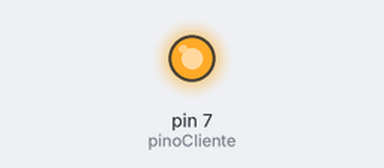
Recording of a sketch running on a simulated Arduino Uno, built with avr-gcc and run on an emulated ATmega328P. Parts: output pins drawn as LEDs (lit = HIGH). What the sketch prints to the serial monitor is not drawn.

Above: at 0.1 s.
Timing chart, 0 to 1.6 s (numbered marks = the images above):
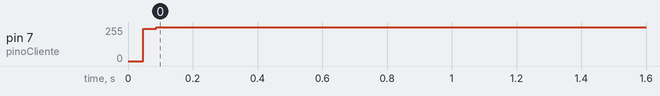

The sketch:

Transmissor.ino
```cpp
int pinoCliente = 7; // número do pino usado pelo Arduino para enviar dados
char mensagem = 'G'; // letra 'A' em hexadecimal
int mensagemBinaria = int(mensagem); // letra 'A' convertida de hexadecimal para binário
float baudrate = 9600; // 9600 bits por segundo

void setup() {
  pinMode(pinoCliente, OUTPUT); // define o pino digital como saída, já que o cliente está enviando para o servidor
  Serial.begin(baudrate); // inicia a porta serial, configurando a taxa de envio de dados para 9600 bits por segundo
  digitalWrite(pinoCliente, HIGH); // comece com o pino em nível alto (1)
}

float aguardarTempo(float tempoDeEspera = 1, float baudrate = 9600, float T0 = 0){
  double clock = 1 / (16 * pow(10, 6)); // tempo de 1 clock (T = 1/frequência), onde a frequência = 16MHz
  double T = 1 / baudrate; // tempo entre cada clock, em segundos
  int numeroDeClocks = floor(T / clock) + 1; // número de clocks a esperar, arredondado para o inteiro mais próximo
  for (int i = 0; i < int(numeroDeClocks * tempoDeEspera); i++){ asm("NOP"); } // aguarde o tempo especificado
}

void loop() {
  int quantidadeDe1s = 0; // contador para a quantidade de 1s na mensagem

  digitalWrite(pinoCliente, 0); // envie o bit de início
  aguardarTempo(); // sempre chamado após o envio de um bit

  for (int i = 0; i < 8; i++){ // envie os 8 bits (1 byte) da mensagem
    int bitAtual = 1 & (mensagemBinaria >> i); // obtenha o bit atual da mensagem, começando pelo bit menos significativo
    digitalWrite(pinoCliente, bitAtual); // envie o bit atual
    if (bitAtual == 1){ quantidadeDe1s++; } // conte a quantidade de 1s na mensagem
    aguardarTempo(); // sempre chamado após o envio de um bit
  }

  int bitDeParidade = quantidadeDe1s % 2; // se o resto for igual a 0, então é par, senão é ímpar
  digitalWrite(pinoCliente, bitDeParidade); // envie o bit de paridade
  aguardarTempo(); // sempre chamado após o envio de um bit

  digitalWrite(pinoCliente, 1); // envie o bit de parada
  aguardarTempo(); // sempre chamado após o envio de um bit

  Serial.print("Dados enviados: ");
  Serial.println(mensagem); // imprime a mensagem enviada (em hexadecimal)

  for (int i = 0; i < 2084; i++){ // envie
    aguardarTempo();
  }

}
```

Measured:
- by itself, pin 7 (pinoCliente): 0/255 → 255/255 at 0.05 s
